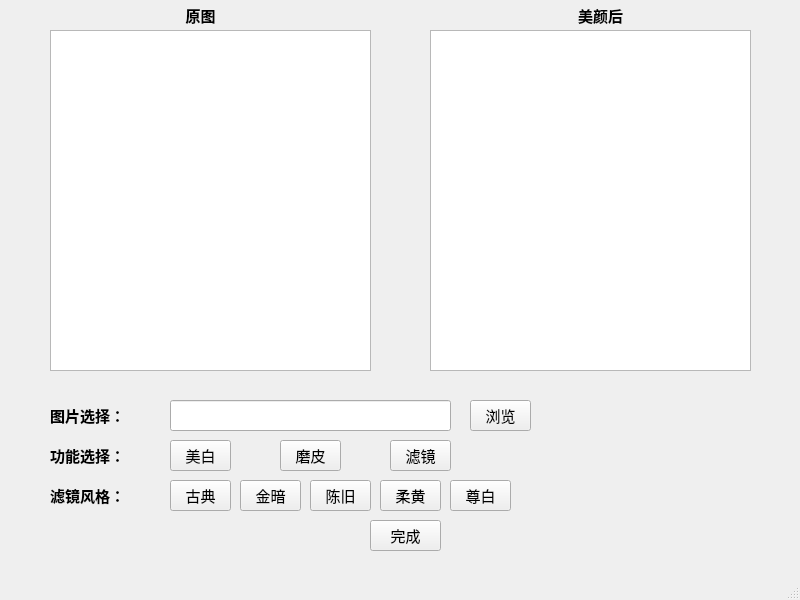
<?xml version="1.0" encoding="UTF-8"?>
<ui version="4.0">
 <class>MainWindow</class>
 <widget class="QMainWindow" name="MainWindow">
  <property name="geometry">
   <rect>
    <x>0</x>
    <y>0</y>
    <width>800</width>
    <height>600</height>
   </rect>
  </property>
  <property name="font">
   <font>
    <family>Agency FB</family>
    <pointsize>11</pointsize>
   </font>
  </property>
  <property name="windowTitle">
   <string>MainWindow</string>
  </property>
  <widget class="QWidget" name="centralwidget">
   <widget class="QGraphicsView" name="origin_image">
    <property name="geometry">
     <rect>
      <x>50</x>
      <y>30</y>
      <width>321</width>
      <height>341</height>
     </rect>
    </property>
   </widget>
   <widget class="QGraphicsView" name="beauty_image">
    <property name="geometry">
     <rect>
      <x>430</x>
      <y>30</y>
      <width>321</width>
      <height>341</height>
     </rect>
    </property>
   </widget>
   <widget class="QLabel" name="label">
    <property name="geometry">
     <rect>
      <x>170</x>
      <y>0</y>
      <width>61</width>
      <height>31</height>
     </rect>
    </property>
    <property name="text">
     <string>&lt;html&gt;&lt;head/&gt;&lt;body&gt;&lt;p align=&quot;center&quot;&gt;&lt;span style=&quot; font-size:11pt; font-weight:600;&quot;&gt;原图&lt;/span&gt;&lt;/p&gt;&lt;/body&gt;&lt;/html&gt;</string>
    </property>
   </widget>
   <widget class="QLabel" name="label_2">
    <property name="geometry">
     <rect>
      <x>570</x>
      <y>0</y>
      <width>61</width>
      <height>31</height>
     </rect>
    </property>
    <property name="text">
     <string>&lt;html&gt;&lt;head/&gt;&lt;body&gt;&lt;p align=&quot;center&quot;&gt;&lt;span style=&quot; font-size:11pt; font-weight:600;&quot;&gt;美颜后&lt;/span&gt;&lt;/p&gt;&lt;/body&gt;&lt;/html&gt;</string>
    </property>
   </widget>
   <widget class="QLabel" name="label_3">
    <property name="geometry">
     <rect>
      <x>50</x>
      <y>440</y>
      <width>91</width>
      <height>31</height>
     </rect>
    </property>
    <property name="text">
     <string>&lt;html&gt;&lt;head/&gt;&lt;body&gt;&lt;p&gt;&lt;span style=&quot; font-size:11pt; font-weight:600;&quot;&gt;功能选择：&lt;/span&gt;&lt;/p&gt;&lt;/body&gt;&lt;/html&gt;</string>
    </property>
   </widget>
   <widget class="QPushButton" name="filter">
    <property name="geometry">
     <rect>
      <x>390</x>
      <y>440</y>
      <width>61</width>
      <height>31</height>
     </rect>
    </property>
    <property name="text">
     <string>滤镜</string>
    </property>
   </widget>
   <widget class="QLabel" name="label_4">
    <property name="geometry">
     <rect>
      <x>50</x>
      <y>400</y>
      <width>101</width>
      <height>31</height>
     </rect>
    </property>
    <property name="text">
     <string>&lt;html&gt;&lt;head/&gt;&lt;body&gt;&lt;p&gt;&lt;span style=&quot; font-weight:600;&quot;&gt;图片选择：&lt;/span&gt;&lt;/p&gt;&lt;/body&gt;&lt;/html&gt;</string>
    </property>
   </widget>
   <widget class="QPushButton" name="complete_button">
    <property name="geometry">
     <rect>
      <x>370</x>
      <y>520</y>
      <width>71</width>
      <height>31</height>
     </rect>
    </property>
    <property name="text">
     <string>完成</string>
    </property>
   </widget>
   <widget class="QPushButton" name="find_files">
    <property name="geometry">
     <rect>
      <x>470</x>
      <y>400</y>
      <width>61</width>
      <height>31</height>
     </rect>
    </property>
    <property name="text">
     <string>浏览</string>
    </property>
   </widget>
   <widget class="QLineEdit" name="pic_path">
    <property name="geometry">
     <rect>
      <x>170</x>
      <y>400</y>
      <width>281</width>
      <height>31</height>
     </rect>
    </property>
    <property name="font">
     <font>
      <family>Consolas</family>
     </font>
    </property>
   </widget>
   <widget class="QLabel" name="origin_image_label">
    <property name="geometry">
     <rect>
      <x>50</x>
      <y>30</y>
      <width>321</width>
      <height>341</height>
     </rect>
    </property>
    <property name="text">
     <string>&lt;html&gt;&lt;head/&gt;&lt;body&gt;&lt;p&gt;&lt;br/&gt;&lt;/p&gt;&lt;/body&gt;&lt;/html&gt;</string>
    </property>
   </widget>
   <widget class="QLabel" name="beauty_image_label">
    <property name="geometry">
     <rect>
      <x>433</x>
      <y>31</y>
      <width>321</width>
      <height>341</height>
     </rect>
    </property>
    <property name="text">
     <string>&lt;html&gt;&lt;head/&gt;&lt;body&gt;&lt;p&gt;&lt;br/&gt;&lt;/p&gt;&lt;/body&gt;&lt;/html&gt;</string>
    </property>
   </widget>
   <widget class="QPushButton" name="grind">
    <property name="geometry">
     <rect>
      <x>280</x>
      <y>440</y>
      <width>61</width>
      <height>31</height>
     </rect>
    </property>
    <property name="text">
     <string>磨皮</string>
    </property>
   </widget>
   <widget class="QPushButton" name="whiten">
    <property name="geometry">
     <rect>
      <x>170</x>
      <y>440</y>
      <width>61</width>
      <height>31</height>
     </rect>
    </property>
    <property name="text">
     <string>美白</string>
    </property>
   </widget>
   <widget class="QLabel" name="label_5">
    <property name="geometry">
     <rect>
      <x>50</x>
      <y>480</y>
      <width>91</width>
      <height>31</height>
     </rect>
    </property>
    <property name="text">
     <string>&lt;html&gt;&lt;head/&gt;&lt;body&gt;&lt;p&gt;&lt;span style=&quot; font-weight:600;&quot;&gt;滤镜风格：&lt;/span&gt;&lt;/p&gt;&lt;/body&gt;&lt;/html&gt;</string>
    </property>
   </widget>
   <widget class="QPushButton" name="filter_1">
    <property name="geometry">
     <rect>
      <x>170</x>
      <y>480</y>
      <width>61</width>
      <height>31</height>
     </rect>
    </property>
    <property name="text">
     <string>古典</string>
    </property>
   </widget>
   <widget class="QPushButton" name="filter_2">
    <property name="geometry">
     <rect>
      <x>240</x>
      <y>480</y>
      <width>61</width>
      <height>31</height>
     </rect>
    </property>
    <property name="text">
     <string>金暗</string>
    </property>
   </widget>
   <widget class="QPushButton" name="filter_3">
    <property name="geometry">
     <rect>
      <x>310</x>
      <y>480</y>
      <width>61</width>
      <height>31</height>
     </rect>
    </property>
    <property name="text">
     <string>陈旧</string>
    </property>
   </widget>
   <widget class="QPushButton" name="filter_4">
    <property name="geometry">
     <rect>
      <x>380</x>
      <y>480</y>
      <width>61</width>
      <height>31</height>
     </rect>
    </property>
    <property name="text">
     <string>柔黄</string>
    </property>
   </widget>
   <widget class="QPushButton" name="filter_5">
    <property name="geometry">
     <rect>
      <x>450</x>
      <y>480</y>
      <width>61</width>
      <height>31</height>
     </rect>
    </property>
    <property name="text">
     <string>尊白</string>
    </property>
   </widget>
  </widget>
  <widget class="QMenuBar" name="menubar">
   <property name="geometry">
    <rect>
     <x>0</x>
     <y>0</y>
     <width>800</width>
     <height>23</height>
    </rect>
   </property>
  </widget>
  <widget class="QStatusBar" name="statusbar"/>
 </widget>
 <resources/>
 <connections/>
</ui>
